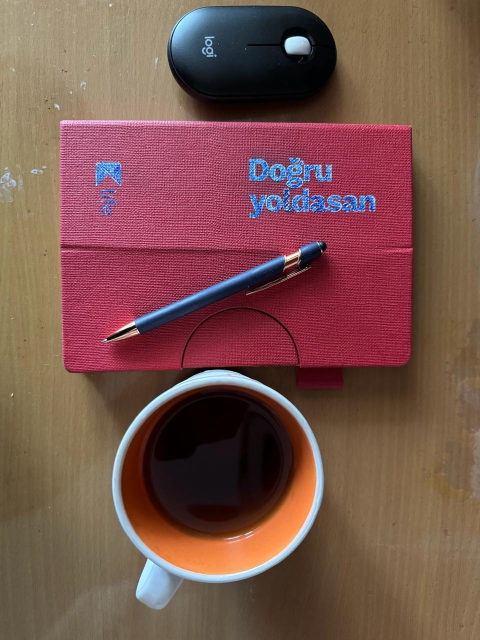
#> input picture feature_extraction/original_images/ex1.jpg, 960 x 1280 px (shown at 1/2 size)
$ python ex1.py
#> lines starting #> are read from the running program, lines starting #| are printed output that depends on the picture; after the words box and inside, x2 and y2 are one past the last pixel; in counts of white or black regions, pixels touching at a corner belong together
import cv2
import numpy as np
import matplotlib.pyplot as plt
import os

# Load the image

file_path = 'feature_extraction/original_images/ex1.jpg'
# print(os.path.exists(file_path))
image = cv2.imread(file_path)
#> image is the input picture: shape (1280, 960, 3); mean B, G, R 76.6, 83.8, 121.7
gray_image = cv2.cvtColor(image, cv2.COLOR_BGR2GRAY)
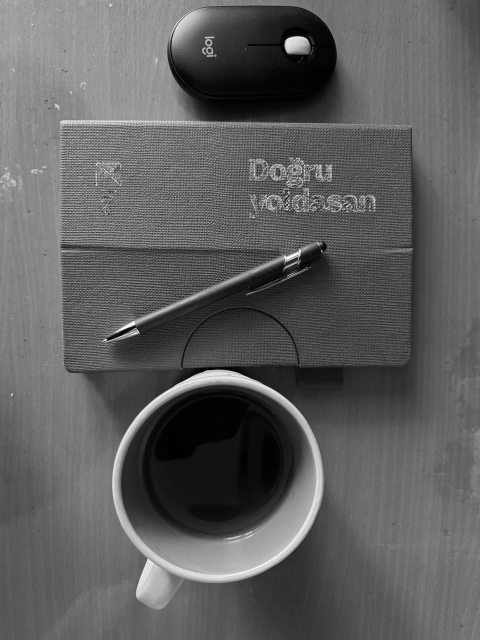
#> gray_image: shape (1280, 960) (shown at 1/2 size); min 0, max 255, mean 94.3


# Apply Gaussian blur to smooth the image to help edge detection
blurred_image = cv2.GaussianBlur(gray_image, (9, 9), 0)


# Edge detection using Canny
edges = cv2.Canny(blurred_image, 40, 50)
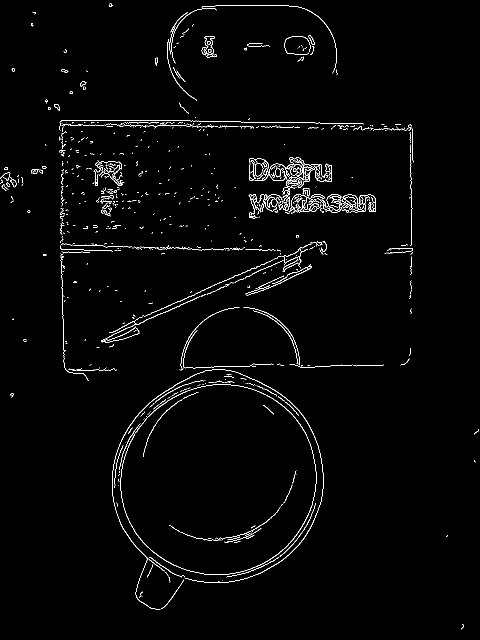
#> edges: shape (1280, 960) (shown at 1/2 size); 1.7% white in thin lines or dots


# Corner detection
corners = cv2.goodFeaturesToTrack(edges, maxCorners=100, qualityLevel=0.1, minDistance=150)
#> corners = 29 rows, first 8: [694, 422], [98, 217], [430, 111], [682, 254], [507, 434], [175, 455], [324, 246], [818, 711]
corners = np.intp(corners)

# Create a copy of the original image to draw corners on
image_with_corners = np.copy(image)
for i in corners:
    x, y = i.ravel()
    cv2.circle(image_with_corners, (x, y), 3, (0, 255, 0), -1)
#> this loop made 29 passes
#> (x, y) on passes 1 to 12: (694, 422), (98, 217), (430, 111), (682, 254), (507, 434), (175, 455), (324, 246), (818, 711), (221, 12), (295, 1117), (4, 363), (502, 1066)
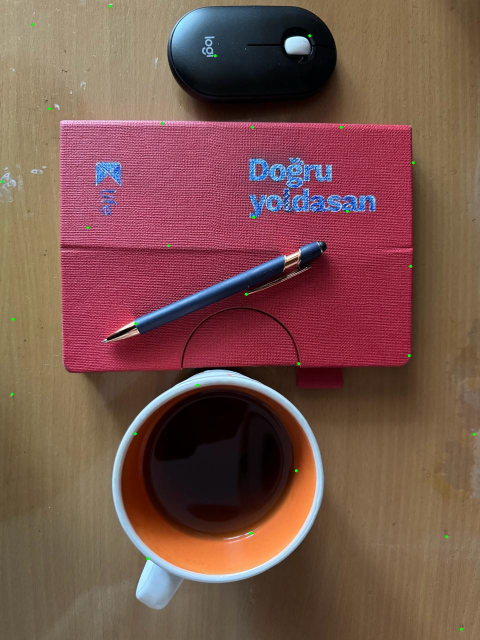
#> image_with_corners: shape (1280, 960, 3) (shown at 1/2 size); 0.07% of pixels changed, all inside (x1, y1, x2, y2) = (1, 9, 952, 1262)


# Line detection using HoughLines
lines = cv2.HoughLinesP(edges, 1, np.pi / 180, threshold=10, minLineLength=50, maxLineGap=20)
#> lines = 192 rows, first 6: [252, 240, 595, 245], [363, 736, 503, 731], [254, 648, 506, 536], [573, 425, 573, 335], [686, 258, 753, 259], [711, 256, 824, 258]

# Create a copy of the original image to draw lines on
image_with_lines = np.copy(image)
if lines is not None:
    for line in lines:
        x1, y1, x2, y2 = line[0]
        cv2.line(image_with_lines, (x1, y1), (x2, y2), (0, 255, 0), 2)
#> this loop made 192 passes
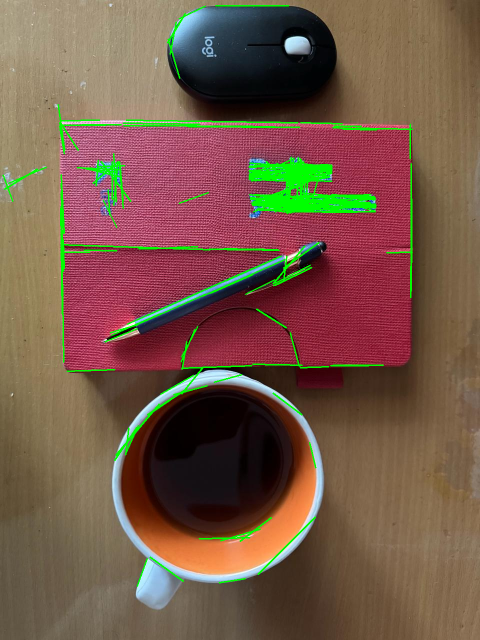
#> image_with_lines: shape (1280, 960, 3) (shown at 1/2 size); 3.26% of pixels changed, all inside (x1, y1, x2, y2) = (5, 10, 826, 1174)


# Circle detection using HoughCircles
circles = cv2.HoughCircles(blurred_image, cv2.HOUGH_GRADIENT, dp=1, minDist=100, param1=200, param2=30, minRadius=0, maxRadius=0)
#> circles = [[432.5, 950.5, 214.4], [569.5, 112.5, 103.6], [434.5, 108.5, 98.3], [499.5, 1026.5, 113.4], [554.5, 344.5, 17.1]]


# Create a copy of the original image to draw circles on
image_with_circles = np.copy(image)
if circles is not None:
    circles = np.uint16(np.around(circles))
#> circles = [[432, 950, 214], [570, 112, 104], [434, 108, 98], [500, 1026, 113], [554, 344, 17]]
    for i in circles[0, :]:
        # draw the outer circle
        cv2.circle(image_with_circles, (i[0], i[1]), i[2], (0, 255, 0), 2)
        # draw the center of the circle
        cv2.circle(image_with_circles, (i[0], i[1]), 2, (0, 0, 255), 3)
#> this loop made 5 passes
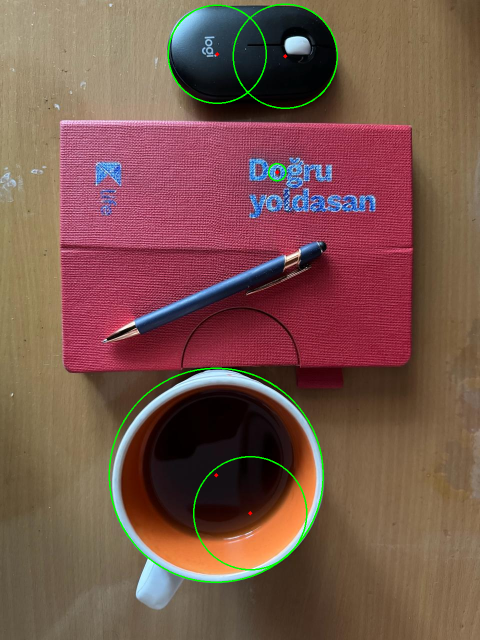
#> image_with_circles: shape (1280, 960, 3) (shown at 1/2 size); 0.84% of pixels changed, all inside (x1, y1, x2, y2) = (217, 7, 676, 1166)

# Show the images
plt.figure(figsize=(10, 10))

plt.subplot(221)
plt.title('Edge Detection')
plt.imshow(edges, cmap='gray')

plt.subplot(222)
plt.title('Corner Detection')
plt.imshow(cv2.cvtColor(image_with_corners, cv2.COLOR_BGR2RGB))

plt.subplot(223)
plt.title('Line Detection')
plt.imshow(cv2.cvtColor(image_with_lines, cv2.COLOR_BGR2RGB))

plt.subplot(224)
plt.title('Circle Detection')
plt.imshow(cv2.cvtColor(image_with_circles, cv2.COLOR_BGR2RGB))

plt.tight_layout()
plt.show()
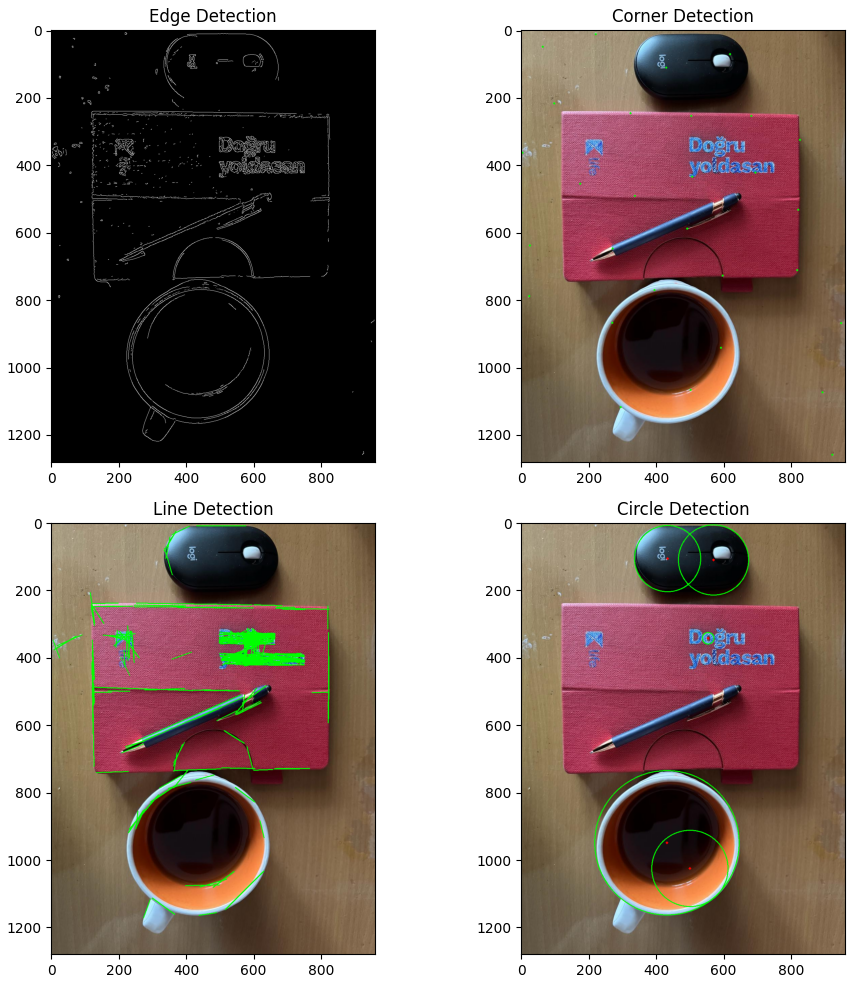
#> figure drawn by matplotlib, 4 panels

$ run again, with feature_extraction/original_images/he1.jpg copied over feature_extraction/original_images/ex1.jpg
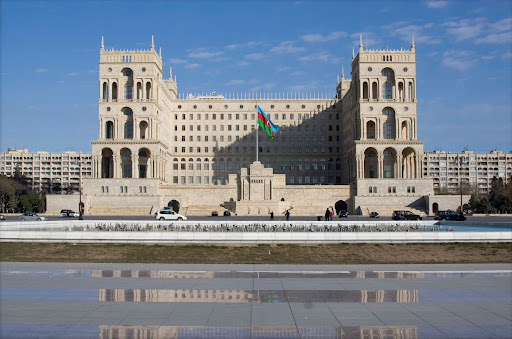
#> input picture feature_extraction/original_images/he1.jpg, 512 x 339 px
#> image is the input picture: shape (339, 512, 3); mean B, G, R 144.6, 132.2, 121.8
#> `edges = cv2.Canny(blurred_image, 40, 50)`:
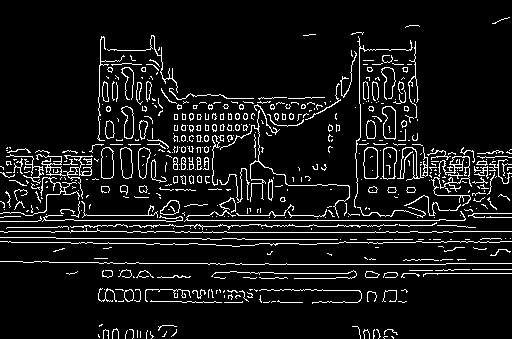
#> edges: shape (339, 512); 8.2% white in thin lines or dots
#> corners = [[405, 69], [206, 159], [41, 171], [418, 275], [152, 336]]
#> the loop `for i in corners:` made 5 passes
#> lines = 267 rows, first 6: [375, 231, 511, 231], [38, 220, 464, 220], [250, 273, 511, 273], [127, 232, 452, 232], [446, 263, 511, 263], [84, 225, 456, 225]
#> the loop `for line in lines:` made 267 passes
#> `circles = cv2.HoughCircles(blurred_image, cv2.HOUGH_GRADIENT, dp=1, mi..`: circles = [[249.5, 95.5, 136.9], [333.5, 171.5, 60.7], [185.5, 172.5, 60.2], [445.5, 126.5, 79.2], [82.5, 92.5, 64]]
#> `circles = np.uint16(np.around(circles))`: circles = [[250, 96, 137], [334, 172, 61], [186, 172, 60], [446, 126, 79], [82, 92, 64]]
#> the loop `for i in circles[0, :]:` made 5 passes
#> `plt.show()`:
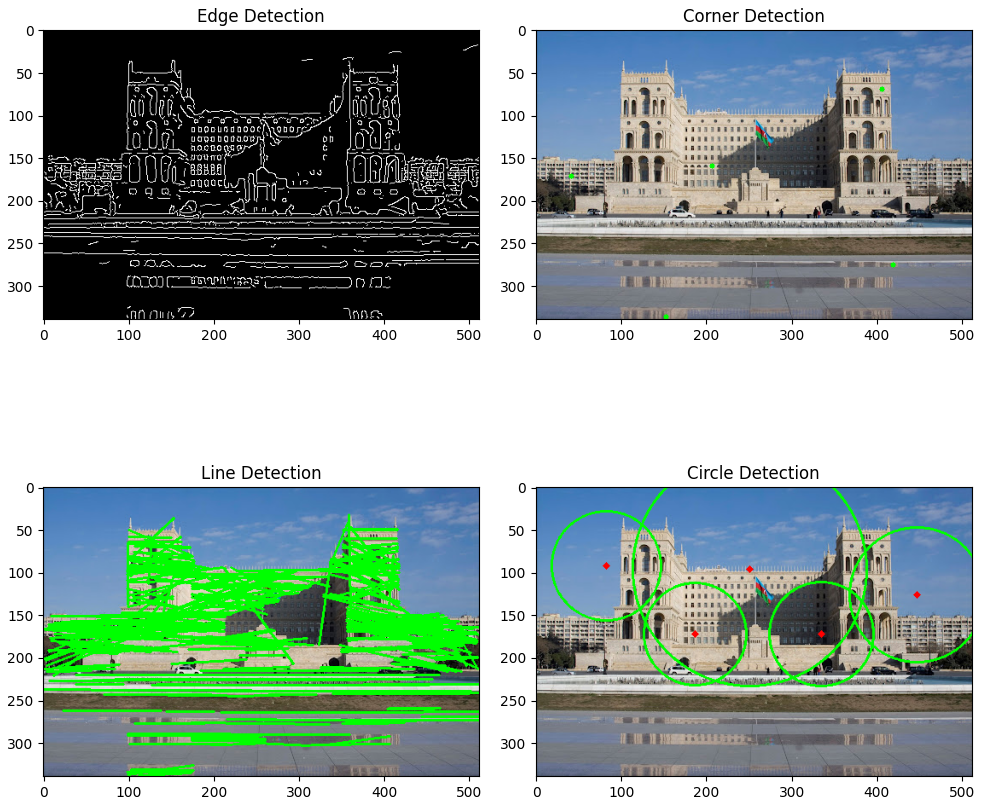
#> figure drawn by matplotlib, 4 panels
